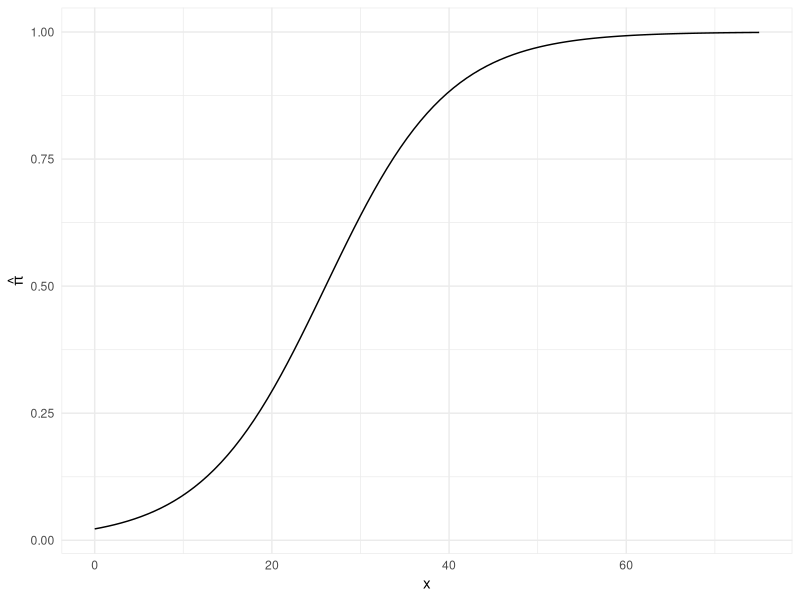
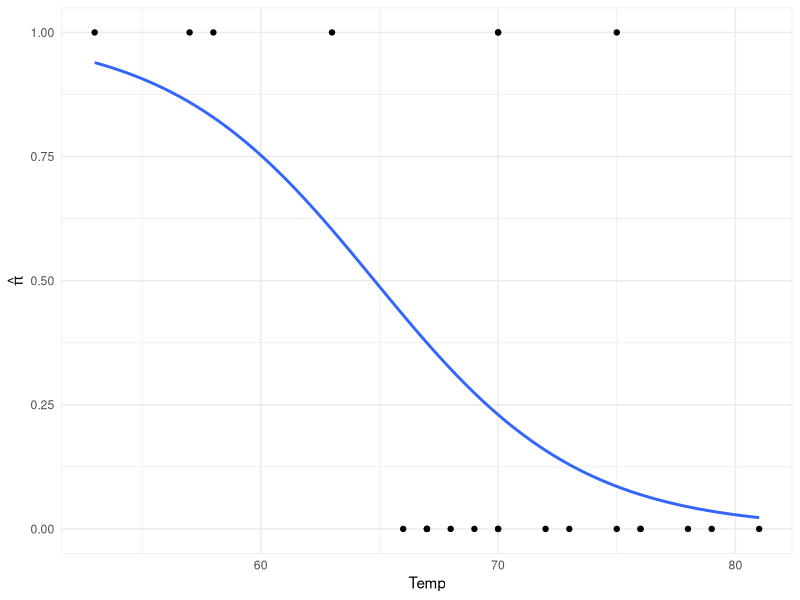
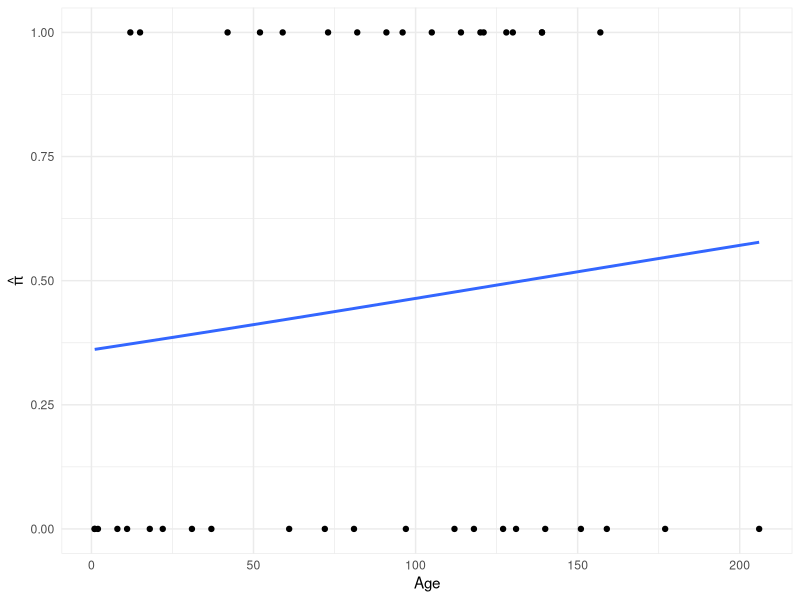
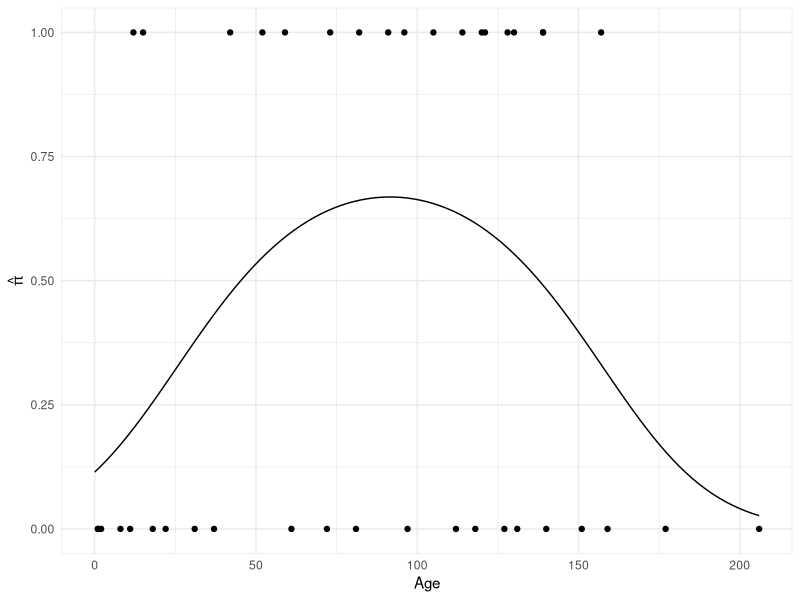

These charts were generated, in order, by the following R code:
## ---- chunk 1
knitr::opts_chunk$set(echo = TRUE)
library(tidyverse, warn.conflicts = FALSE, quietly = TRUE)
library(magrittr, warn.conflicts = FALSE, quietly = TRUE)
library(MASS, warn.conflicts = FALSE, quietly = TRUE)
theme_minimal2 <- theme_minimal() %>%  theme_set()
theme_minimal2 <-
  theme_update(
    panel.border = element_rect(
      linetype = "solid"
      ,colour = "grey92"
      ,fill = NA
    )
    ,strip.background = element_rect(
      linetype = "solid"
      ,colour = "grey92"
      ,fill = NA
    )
  )
## ---- chunk 2
waifer_imperfections <- tibble(
  Treatment = c(rep (c("A", "B"), each = 10))
  ,Imperfections = c(
    8
    ,7
    ,6
    ,6
    ,3
    ,4
    ,7
    ,2
    ,3
    ,4
    ,9
    ,9
    ,8
    ,14
    ,8
    ,13
    ,11
    ,5
    ,7
    ,6
  )
)
## ---- chunk 3
poiss_reg_imperfection <- 
  waifer_imperfections %>% 
  glm(Imperfections ~ Treatment, data = ., family = poisson)
summary(poiss_reg_imperfection)
## ---- chunk 4
poiss_reg_imperfection %>% 
  confint(parm = "TreatmentB", level = 0.95) %>% 
  exp
## ---- chunk 5
exp(1.733+qnorm(0.975)*0.147*c(-1, 1))
## ---- chunk 6
train_collisions <- tibble(
  Year = 1975:2003
  ,Km = c(
    436
    ,426
    ,425
    ,430
    ,426
    ,430
    ,417
    ,372
    ,401
    ,389
    ,418
    ,414
    ,397
    ,443
    ,436
    ,431
    ,439
    ,430
    ,425
    ,415
    ,423
    ,437
    ,463
    ,487
    ,505
    ,503
    ,508
    ,516
    ,518
  )
  ,Collisions = c(
    5
    ,2
    ,1
    ,2
    ,3
    ,2
    ,2
    ,2
    ,2
    ,5
    ,0
    ,2
    ,1
    ,2
    ,4
    ,1
    ,2
    ,1
    ,0
    ,2
    ,1
    ,2
    ,1
    ,0
    ,1
    ,1
    ,0
    ,1
    ,0
  )
  ,Road_Collisions = c(
    2
    ,12
    ,8
    ,4
    ,3
    ,2
    ,2
    ,3
    ,7
    ,3
    ,5
    ,13
    ,6
    ,4
    ,4
    ,2
    ,6
    ,4
    ,4
    ,4
    ,2
    ,2
    ,1
    ,4
    ,2
    ,3
    ,4
    ,3
    ,3
  )
)
## ---- chunk 7
train_collisions %<>%
  mutate(
    Collisions_Total = Collisions + Road_Collisions
    ,Rate = (Collisions + Road_Collisions)/Km
    ,Year_base = Year-min(Year)
  )
poiss_reg_train <- suppressWarnings(
  train_collisions %>% 
  glm(Rate ~ Year_base, data = ., family = poisson)
)
poiss_reg_train_int <- suppressWarnings(
  train_collisions %>% 
  glm(Rate ~ 1, data = ., family = poisson)
)
summary(poiss_reg_train)
summary(poiss_reg_train_int)
anova(poiss_reg_train_int, poiss_reg_train, test = "Chisq")
## ---- chunk 8
prob <- function(x){exp(-3.7771 + 0.1449*x)/(1 + exp(-3.7771 + 0.1449*x))}
prob(9)-prob(8)
prob(8)-prob(7)
prob(27)-prob(26)
prob(26)-prob(25)
ggplot(data = tibble(x = c(0, 75)), aes(x)) + 
  stat_function(fun = prob) + 
  labs(y = expression(hat(pi)))
## ---- chunk 9
prob(28)
prob(14)
prob(28)-prob(14)
## ---- chunk 10
space_results <- tibble(
  Flight = 1:23
  ,Temp = c(
    66
    ,70
    ,69
    ,68
    ,67
    ,72
    ,73
    ,70
    ,57
    ,63
    ,70
    ,78
    ,67
    ,53
    ,67
    ,75
    ,70
    ,81
    ,76
    ,79
    ,75
    ,76
    ,58
  )
  ,TD = c(
    0
    ,1
    ,rep(0, times = 6)
    ,rep(1, times = 3)
    ,rep(0, times = 2)
    ,1
    ,rep(0, times = 6)
    ,1
    ,0
    ,1
  )
)
## ---- chunk 11
logit_reg_space <- glm(TD ~ Temp, data = space_results, family = binomial)
summary(logit_reg_space)
prob_fun <- function(x){
  predict.glm(logit_reg_space, newdata = data.frame(Temp = x), type = "response")
}
space_results %>% 
  ggplot(
    aes(
      x = Temp
      ,y = TD
    )
  ) +
  geom_point() +
  stat_smooth(
    method = "glm"
    ,method.args = list(family = "binomial")
    ,se = FALSE
  ) +
  labs(y = expression(hat(pi)))
## ---- chunk 12
prob_fun(31)
## ---- chunk 13
Temp_median <- -logit_reg_space$coefficients[[1]]/logit_reg_space$coefficients[[2]]
Temp_median
prob_fun(Temp_median)
## ---- chunk 14
logit_reg_space_int <- glm(TD ~ 1, data = space_results, family = binomial)
summary(logit_reg_space_int)
anova(logit_reg_space_int, logit_reg_space, test = "Chisq")
## ---- chunk 15
kyphosis <- tibble(
  Age = c(
    12
    ,15
    ,42
    ,52
    ,59
    ,73
    ,82
    ,91
    ,96
    ,105
    ,114
    ,120
    ,121
    ,128
    ,130
    ,139
    ,139
    ,157
    ,1
    ,1
    ,2
    ,8
    ,11
    ,18
    ,22
    ,31
    ,37
    ,61
    ,72
    ,81
    ,97
    ,112
    ,118
    ,127
    ,131
    ,140
    ,151
    ,159
    ,177
    ,206
  )
  ,Result = c(
    rep(1, times = 18)
    ,rep(0, times = 22)
  )
)
## ---- chunk 16
logit_reg_kyph <- glm(Result ~ Age, data = kyphosis, family = binomial)
summary(logit_reg_kyph)
## ---- chunk 17
kyphosis %>%
  ggplot(
    aes(
      x = Age
      ,y = Result
    )
  ) +
  geom_point() +
  stat_smooth(
    method = "glm"
    ,method.args = list(family = "binomial")
    ,se = FALSE
  ) +
  labs(y = expression(hat(pi)))
## ---- chunk 18
kyphosis %<>%
  mutate(Age2 = Age^2)
logit_reg_kyph_poly <- glm(Result ~ Age + Age2, data = kyphosis, family = binomial)
summary(logit_reg_kyph_poly)

prob_kyph_poly_fun <- function(x){
  predict(
    object = logit_reg_kyph_poly
    ,newdata = tibble(Age = x, Age2 = x^2)
    ,type = "response"
  )
} 

kyphosis %>% 
  ggplot() +
  geom_point(
    aes(
      x = Age
      ,y = Result
    )
  ) +
  stat_function(
    data = tibble(x = c(0, 200))
    ,aes(x)
    ,fun = prob_kyph_poly_fun
  ) +
  labs(y = expression(hat(pi)))
